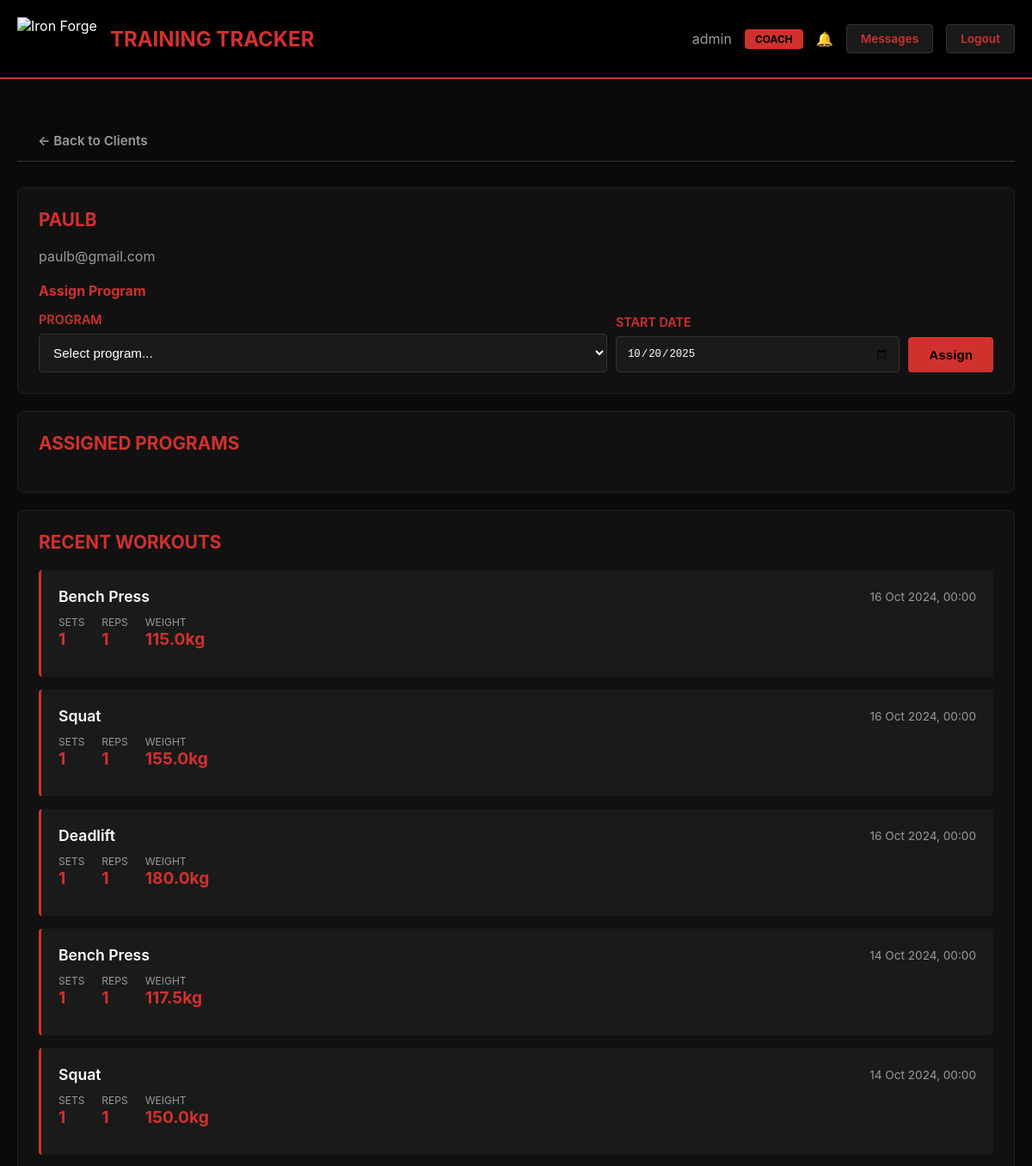
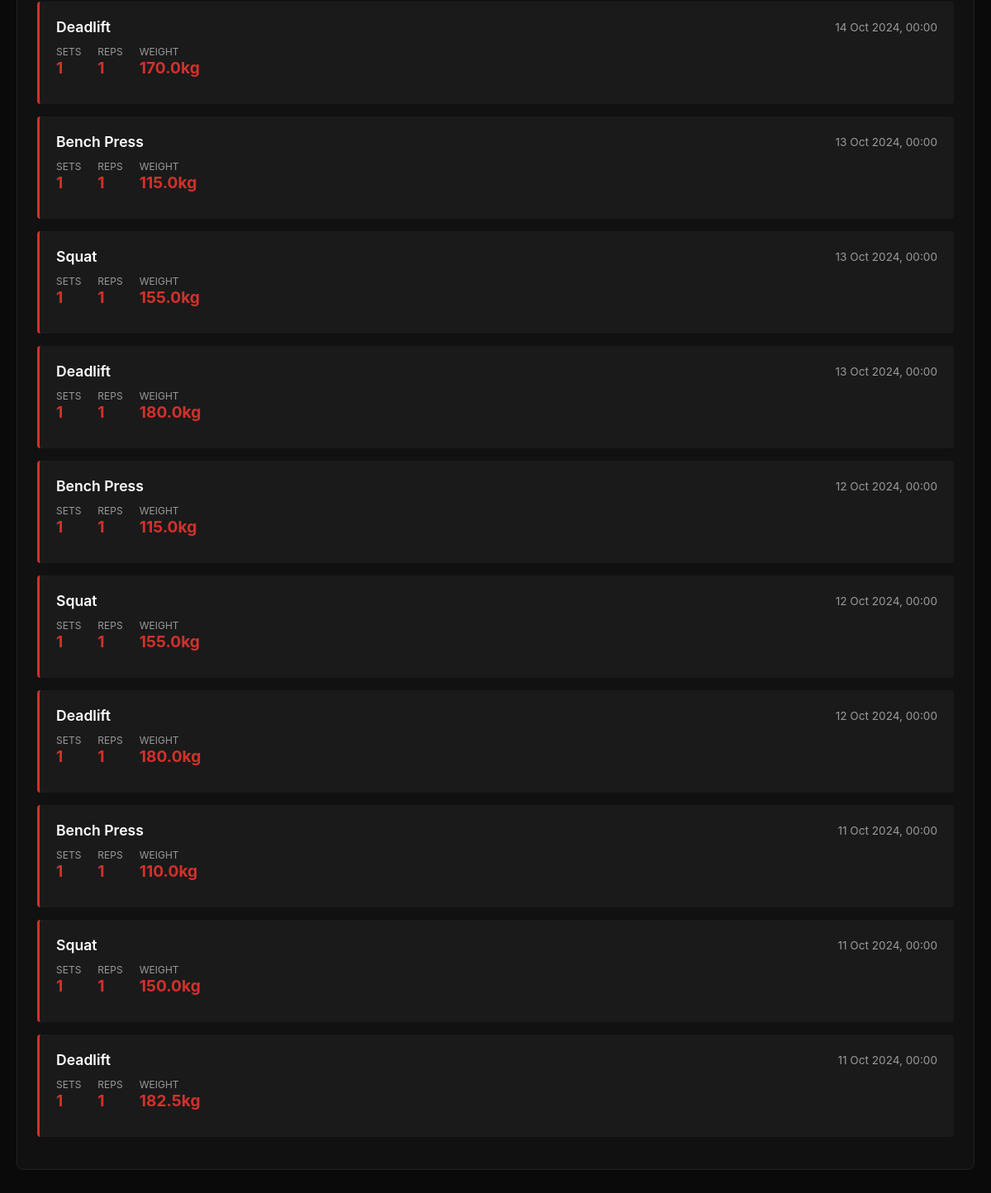
The page /coach/client/2 (signed in) on the database its author committed (2 pictures, top to bottom).
### models.py (models this page shows)
class User(db.Model):
    id = db.Column(db.Integer, primary_key=True)
    username = db.Column(db.String(80), unique=True, nullable=False)
    email = db.Column(db.String(120), unique=True, nullable=False)
    password = db.Column(db.String(200), nullable=False)
    is_admin = db.Column(db.Boolean, default=False)
    created_at = db.Column(db.DateTime, default=datetime.utcnow)
    coach_id = db.Column(db.Integer, db.ForeignKey('user.id'), nullable=True)
    workouts = db.relationship('Workout', backref='user', lazy='dynamic', foreign_keys='Workout.user_id')
    assigned_programs = db.relationship('ProgramAssignment', backref='user', lazy='dynamic', foreign_keys='ProgramAssignment.user_id')
    notifications = db.relationship('Notification', backref='user', lazy='dynamic', foreign_keys='Notification.user_id')
    messages_sent = db.relationship('Message', backref='sender', lazy='dynamic', foreign_keys='Message.sender_id')
    messages_received = db.relationship('Message', backref='recipient', lazy='dynamic', foreign_keys='Message.recipient_id')

class Workout(db.Model):
    id = db.Column(db.Integer, primary_key=True)
    user_id = db.Column(db.Integer, db.ForeignKey('user.id'), nullable=False)
    exercise_id = db.Column(db.Integer, db.ForeignKey('exercise.id'), nullable=False)
    exercise = db.relationship('Exercise')
    sets = db.Column(db.Integer, nullable=False)
    reps = db.Column(db.Integer, nullable=False)
    weight = db.Column(db.Float, nullable=False)
    notes = db.Column(db.Text)
    date = db.Column(db.DateTime, nullable=False, default=datetime.utcnow)
    program_workout_id = db.Column(db.Integer, db.ForeignKey('program_workout.id'), nullable=True)
    is_completed = db.Column(db.Boolean, default=False)

class Exercise(db.Model):
    id = db.Column(db.Integer, primary_key=True)
    name = db.Column(db.String(100), unique=True, nullable=False)
    category = db.Column(db.String(50), nullable=False)
    description = db.Column(db.Text)
    video_url = db.Column(db.String(500))
    is_competition_lift = db.Column(db.Boolean, default=False)
    created_at = db.Column(db.DateTime, default=datetime.utcnow)

### routes.py (the view)
    @app.route('/coach/client/<int:client_id>')
    @admin_required
    def view_client(client_id):
        try:
            client = User.query.get_or_404(client_id)
            workouts = Workout.query.options(joinedload(Workout.exercise)).filter_by(user_id=client_id).order_by(Workout.date.desc()).limit(20).all()
            programs = WorkoutProgram.query.all()
            return render_template('view_client.html', client=client, workouts=workouts, programs=programs, today=date.today())
        except Exception:
            flash('Error loading client', 'error')
            return redirect(url_for('coach_clients'))

### token_auth.py (called while the page is built, shortened)
def admin_required(f):
    @wraps(f)
    def decorated_function(*args, **kwargs):
        user = token_auth.get_current_user()
        if not user:
            flash('Please log in to access this page', 'error')
            return redirect(url_for('login'))
        if not user.is_admin:
            flash('Admin access required', 'error')
            return redirect(url_for('dashboard'))
        return f(*args, **kwargs)
    return decorated_function

    def verify_token(self, token, token_type='access'):
        try:
            payload = jwt.decode(token, current_app.config['JWT_SECRET_KEY'], algorithms=['HS256'])
            if payload.get('type') != token_type:
                return None
            return payload
        except jwt.ExpiredSignatureError:
            return 'expired'
        except jwt.InvalidTokenError:
            return None

    def get_current_user(self):
        token = session.get('access_token')
        if not token:
            return None
        payload = self.verify_token(token)
        if not payload:
            return None
        try:
            user = User.query.get(payload['user_id'])
            return user
        except Exception:
            return None

### templates/view_client.html (shortened to what this page needs)
{% extends "base.html" %}
{% block content %}
<div class="nav-tabs">
    <a href="{{ url_for('coach_clients') }}" class="nav-tab">← Back to Clients</a>
</div>
<div class="card">
    <h3 class="card-header">{{ client.username }}</h3>
    <p style="color:#999">{{ client.email }}</p>
    <div style="margin-top:20px">
        <h4 style="color:#d1312c;margin-bottom:15px">Assign Program</h4>
        <form method="POST" action="{{ url_for('assign_program') }}">
            <div style="display:grid;grid-template-columns:2fr 1fr auto;gap:10px;align-items:end">
                <div class="form-group" style="margin:0">
                    <label>Program</label>
                    <select name="program_id" required>
                        <option value="">Select program...</option>
                    </select>
                </div>
                <div class="form-group" style="margin:0">
                    <label>Start Date</label>
                    <input type="date" name="start_date" value="{{ today }}" required>
                </div>
                <button type="submit" class="btn">Assign</button>
            </div>
        </form>
    </div>
</div>
<div class="card">
    <h3 class="card-header">Assigned Programs</h3>
</div>
<div class="card">
    <h3 class="card-header">Recent Workouts</h3>
    {% if workouts %}
    {% for workout in workouts %}
    <div class="workout-item">
        <div class="workout-header">
            <span class="workout-name">{{ workout.exercise.name }}</span>
            <span class="workout-date">{{ workout.date.strftime('%d %b %Y, %H:%M') }}</span>
        </div>
        <div class="workout-stats">
            <div class="workout-stat">
                <span class="workout-stat-label">Sets</span>
                <span class="workout-stat-value">{{ workout.sets }}</span>
            </div>
            <div class="workout-stat">
                <span class="workout-stat-label">Reps</span>
                <span class="workout-stat-value">{{ workout.reps }}</span>
            </div>
            <div class="workout-stat">
                <span class="workout-stat-label">Weight</span>
                <span class="workout-stat-value">{{ workout.weight }}kg</span>
            </div>
        </div>
    </div>
    {% endfor %}
    {% else %}
    <div class="empty-state">
        <p>No workouts logged yet</p>
    </div>
    {% endif %}
</div>
{% endblock %}

### templates/base.html (shortened to what this page needs)
<!DOCTYPE html>
<html>
<head>
</head>
<body>
    <div class="header">
        <div class="header-content">
            <div class="logo-container">
                <img src="https://www.ironforgegym.co.uk/wp-content/uploads/2022/08/IRON-VECTOR_inver002-1.svg" alt="Iron Forge" class="logo">
                <span class="logo-text">Training Tracker</span>
            </div>
            {% if session.get('username') %}
            <div class="user-info">
                <span>{{ session.get('username') }}</span>
                {% if session.get('is_admin') %}
                <span class="admin-badge">Coach</span>
                {% endif %}
                <a href="{{ url_for('notifications') }}" class="notification-badge">🔔
                </a>
                <a href="{{ url_for('messages') }}" class="btn btn-small btn-secondary">Messages</a>
                <a href="{{ url_for('logout') }}" class="btn btn-small btn-secondary">Logout</a>
            </div>
            {% endif %}
        </div>
    </div>
    <div class="container">
        {% block content %}{% endblock %}
    </div>
</body>
</html>

### templates/base.html (style rules this page uses)
* { margin:0;padding:0;box-sizing:border-box }
body { font-family:-apple-system,BlinkMacSystemFont,'Segoe UI',Roboto,sans-serif;background:#0a0a0a;color:#fff;min-height:100vh }
.container { max-width:1200px;margin:0 auto;padding:20px }
.header { background:#000;border-bottom:2px solid #d1312c;padding:20px 0;margin-bottom:30px }
.header-content { max-width:1200px;margin:0 auto;padding:0 20px;display:flex;align-items:center;justify-content:space-between }
.logo-container { display:flex;align-items:center;gap:15px }
.logo { height:50px;width:auto }
.logo-text { font-size:1.5em;font-weight:700;color:#d1312c;text-transform:uppercase }
.user-info { display:flex;align-items:center;gap:15px;color:#999 }
.notification-badge { position:relative;cursor:pointer }
.admin-badge { background:#d1312c;color:#000;padding:4px 12px;border-radius:4px;font-size:.75em;font-weight:700;text-transform:uppercase }
.nav-tabs { display:flex;gap:10px;margin-bottom:30px;border-bottom:1px solid #333;overflow-x:auto }
.nav-tab { padding:12px 24px;background:none;border:none;color:#999;cursor:pointer;font-size:.95em;font-weight:600;text-decoration:none;white-space:nowrap;border-bottom:2px solid transparent;transition:all .3s }
.btn { background:#d1312c;color:#000;border:none;padding:12px 24px;border-radius:4px;cursor:pointer;font-size:.95em;font-weight:600;text-decoration:none;display:inline-block;transition:all .3s }
.btn-secondary { background:#1a1a1a;color:#d1312c;border:1px solid #333 }
.btn-small { padding:8px 16px;font-size:.85em }
.form-group { margin-bottom:20px }
label { display:block;margin-bottom:8px;color:#d1312c;font-weight:600;font-size:.9em;text-transform:uppercase }
input,textarea,select { width:100%;padding:12px;background:#1a1a1a;border:1px solid #333;border-radius:4px;color:#fff;font-size:.95em }
.card { background:#111;border:1px solid #222;border-radius:8px;padding:24px;margin-bottom:20px }
.card-header { font-size:1.3em;font-weight:700;color:#d1312c;margin-bottom:20px;text-transform:uppercase }
.workout-item,.program-item { background:#1a1a1a;border-left:3px solid #d1312c;padding:20px;margin-bottom:15px;border-radius:4px }
.workout-header { display:flex;justify-content:space-between;align-items:center;margin-bottom:12px;flex-wrap:wrap;gap:10px }
.workout-name { font-size:1.1em;font-weight:600;color:#fff }
.workout-date { color:#999;font-size:.85em }
.workout-stats { display:flex;gap:20px;margin:12px 0;flex-wrap:wrap }
.workout-stat { display:flex;flex-direction:column }
.workout-stat-label { color:#999;font-size:.75em;text-transform:uppercase }
.workout-stat-value { color:#d1312c;font-size:1.2em;font-weight:700 }

### rows shown on the page
User: get "admin"
User: username "PAULB", email "paulb@gmail.com"
Workout: exercise.name "Bench Press", date "16 Oct 2024, 00:00", sets "1", reps "1", weight "115.0"
Workout: exercise.name "Squat", date "16 Oct 2024, 00:00", sets "1", reps "1", weight "155.0"
Workout: exercise.name "Deadlift", date "16 Oct 2024, 00:00", sets "1", reps "1", weight "180.0"
Workout: exercise.name "Bench Press", date "14 Oct 2024, 00:00", sets "1", reps "1", weight "117.5"
Workout: exercise.name "Squat", date "14 Oct 2024, 00:00", sets "1", reps "1", weight "150.0"
Workout: exercise.name "Deadlift", date "14 Oct 2024, 00:00", sets "1", reps "1", weight "170.0"
Workout: exercise.name "Bench Press", date "13 Oct 2024, 00:00", sets "1", reps "1", weight "115.0"
Workout: exercise.name "Squat", date "13 Oct 2024, 00:00", sets "1", reps "1", weight "155.0"
Workout: exercise.name "Deadlift", date "13 Oct 2024, 00:00", sets "1", reps "1", weight "180.0"
Workout: exercise.name "Bench Press", date "12 Oct 2024, 00:00", sets "1", reps "1", weight "115.0"
Workout: exercise.name "Squat", date "12 Oct 2024, 00:00", sets "1", reps "1", weight "155.0"
Workout: exercise.name "Deadlift", date "12 Oct 2024, 00:00", sets "1", reps "1", weight "180.0"
Workout: exercise.name "Bench Press", date "11 Oct 2024, 00:00", sets "1", reps "1", weight "110.0"
Workout: exercise.name "Squat", date "11 Oct 2024, 00:00", sets "1", reps "1", weight "150.0"
Workout: exercise.name "Deadlift", date "11 Oct 2024, 00:00", sets "1", reps "1", weight "182.5"
